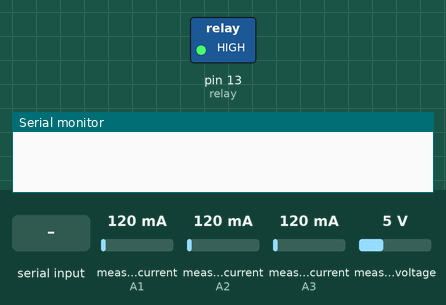
A sketch run on a simulated Arduino Uno, built with avr-gcc and run on an emulated ATmega328P. Shown: switched loads named in the sketch (green lamp = pin HIGH), the last lines printed to the serial monitor. The inputs (shaded band) are chosen by the test bench; at power-on: measured current (sensors on A1, A2, A3) 120 mA, measured voltage 5 V. The modem accepts every AT command (registered, SIM ready, sends succeed) and sends nothing else.

Above: at 0.1 s.
At 9.4 s:
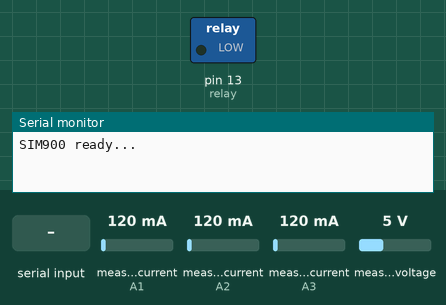
9.5 s: "kilos1  \n" received over the second serial link
12.0 s: "state" received over the second serial link
Timing chart, 0 to 15.0 s (numbered marks = the images above; inputs shaded):
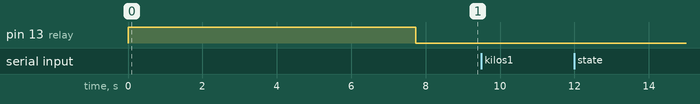

The sketch:

SMS.ino
```cpp
/*
* Complete Project Details http://randomnerdtutorials.com
*/

// Include Software Serial library to communicate with GSM
#include <SoftwareSerial.h>
#include <Time.h>

#include "EmonLib.h"             // Include Emon Library

#define idmeter 1;


EnergyMonitor emon1;             // Create an instance
EnergyMonitor emon2;             // Create an instance
EnergyMonitor emon3;
int emoncurrentPins[3] = { A1,A2,A3 };
//int emonvoltagepins[3]= { a4,a5,a0};
float realpower[3] = { 0,0,0 };
volatile float Irmstableau[4] = {0, 0,0,0 };
volatile float Vrmstableau[3] = { 0,0,0 };

volatile float kilos[3] = {0,0,0};
unsigned long startMillis;
unsigned long endMillis=0;
float Irms1;
float Irms2;
float Irms3;
// Configure software serial port
SoftwareSerial SIM900(8, 7);

// Variable to store text message
String textMessage;

// Create a variable to store Lamp state
String lampState = "HIGH";

//


// Relay connected to pin 12
const int relay = 13;

unsigned long previoustime = 0;
unsigned long currenttime = 0;

unsigned int interval = 60000;


int positionOFF = -1;
int positionON = -1;

void setup() {
	// Automatically turn on the shield

	// Set relay as OUTPUT
	pinMode(relay, OUTPUT);

	// By default the relay is off
	digitalWrite(relay, HIGH);

	// Initializing serial commmunication
	Serial.begin(9600);
	SIM900.begin(9600);

	// Give time to your GSM shield log on to network
	delay(7000);
	Serial.print("SIM900 ready...");

	// AT command to set SIM900 to SMS mode
	SIM900.print("AT+CMGF=1\r");
	//SIM900.println("AT+CMGF=1\r");
	delay(100);
	// Set module to send SMS data to serial out upon receipt
	//SIM900.print("AT+CNMI=2,2,0,0,0\r");
	SIM900.println("AT+CNMI=2,2,0,0,0\r");
	delay(100);

	digitalWrite(13, HIGH);
	delay(500);
	digitalWrite(13, LOW);
	delay(500);

	previoustime = millis();

	emon1.voltage(A4, 116.26, 1.7);  // Voltage: input pin, calibration, phase_shift
	emon1.current(emoncurrentPins[0], 29.1);       // Current: input pin, calibration.

	emon2.current(emoncurrentPins[1], 29.1);       // Current: input pin, calibration.

	emon3.current(emoncurrentPins[2], 29.1);       // Current: input pin, calibration.


	startMillis = millis();
}

void loop() {

		// reinitialisation de la position du mot clé


	readPhase();
	delay(50);


	if (SIM900.available()>0) {
		 positionOFF = -1;
		 positionON = -1;
		textMessage = SIM900.readString();
		textMessage.toLowerCase();
		Serial.print(textMessage);
		delay(10);

		positionON = textMessage.lastIndexOf("on");

		positionOFF = textMessage.lastIndexOf("off");

	}

	if (positionON>positionOFF && positionON >= 0) {
		// Turn on relay and save current state
		digitalWrite(relay, HIGH);
		lampState = "on";
		Serial.println("Relay set to ON");

		textMessage = "";
	}
	if (positionOFF>positionON && positionOFF >= 0) {
		// Turn off relay and save current state
		digitalWrite(relay, LOW);
		lampState = "off";
		Serial.println("Relay set to OFF");

		textMessage = "";
	}
	if (millis() - previoustime > interval) // condition d'envoi automatique si le délai a été dépassé
	{
		previoustime = millis();
		Sendinfodata();
		textMessage = "";


	}
	if (textMessage.indexOf("state") >= 0) { // conditions d'envoi lors de la reception d'un message STATE


		previoustime = millis();
		Sendinfodata();
		textMessage = "";
	}
}

void Sendinfodata()
{
	String message;
	int IDMETER = idmeter;
	// partie ID
	message.concat("IDmeter");
	message.concat(";");
	message.concat(IDMETER);
	message.concat(";");
	// partie kilos
	/*message.concat("NRJ1(kwh)");
	message.concat(";");
	message.concat(kilos[0]);
	message.concat(";");
	message.concat("NRJ2(kwh)");
	message.concat(";");
	message.concat(kilos[1]);
	message.concat(";");
	message.concat("NRJ3(kwh)");
	message.concat(";");
	message.concat(kilos[2]);
	message.concat(";");

	// partie courant instant et voltage instant
	message.concat("Irms1(A)");
	message.concat(";");
	message.concat(Irmstableau[0]);
	message.concat(";");
	message.concat("Irms2(A)");
	message.concat(";");
	message.concat(Irmstableau[1]);
	message.concat(";");
	message.concat("Irms3(A)");
	message.concat(";");
	message.concat(Irmstableau[2]);
	message.concat(";");
	message.concat("Vrms(V)");
	message.concat(";");
	message.concat(Vrmstableau[0]);
	message.concat(";");


	*/
	Serial.println("");
	Serial.println("Message sms");
	Serial.println(message);
	//Serial.println("valeur input");
	//Serial.println(analogRead(emoncurrentPins[0]));


	sendSMS(message);
	Serial.println("Meter state resquest");

}

void readPhase()      //Method to read information from CTs
{
	emon1.calcVI(20, 2000);         // Calculate all. No.of half wavelengths (crossings), time-out


									//emon1.serialprint();           // Print out all variables (realpower, apparent power, Vrms, Irms, power factor)
	Irms2 = emon2.calcIrms(1480);
	Irms3 = emon3.calcIrms(1480);         //
	Irms1 = emon1.calcIrms(1480);
	 realpower[0] = emon1.realPower;
	 realpower[1] = Irms2*emon1.Vrms;
	 realpower[2] = Irms3*emon1.Vrms;

	 Irmstableau[0] = emon1.Irms;
	 Irmstableau[1] = Irms2;
	 Irmstableau[2] = Irms3;
	 Irmstableau[3] = Irms1;

	 Vrmstableau[0] = emon1.Vrms;// approximation du meme voltage RmS sur les trois phases
	 Vrmstableau[1] = emon1.Vrms;
	 Vrmstableau[2] = emon1.Vrms;

	endMillis = millis();
	unsigned long time = (endMillis - startMillis);
	for (int i = 0; i <= 2; i++)
	{
		kilos[i] = kilos[i] + (realpower[i] * (time/3600 / 1000));    //Calculate kilowatt hours used

	}

	startMillis = millis();
	/*Serial.println("");
	Serial.println("valeur dans read phase");
	Serial.print(" ancienne IRMS2  ");
	Serial.println(Irms2);
	Serial.print("emon1 Irms   ");
	Serial.println(emon1.Irms);
	Serial.print("apparent power  emon   ");
	Serial.println(emon1.apparentPower);
	Serial.print("realpower2 ancienne ");
	Serial.println(realpower[1]);
	Serial.print("voltage emon  ");
	Serial.println(Vrmstableau[0]);

	Serial.print("verif real power emon  ");
	Serial.println(Irms1*emon1.Vrms);

	Serial.print("kilos1  ");
	Serial.println(kilos[0]);

	Serial.print("kilos2  ");
	Serial.println(kilos[1]);

	*/


}


// Function that sends SMS
void sendSMS(String message) {
	// AT command to set SIM900 to SMS mode
	SIM900.print("AT+CMGF=1\r");
	//SIM900.println("AT+CMGF=1\r");
	delay(100);

	// REPLACE THE X's WITH THE RECIPIENT'S MOBILE NUMBER
	// USE INTERNATIONAL FORMAT CODE FOR MOBILE NUMBERS
	SIM900.println("AT + CMGS = \"num\"");
	//SIM900.println("AT+CMGS=\"+num\"");
	delay(100);
	// Send the SMS
	SIM900.println(message);
	delay(100);

	// End AT command with a ^Z, ASCII code 26
	SIM900.println((char)26);
	delay(100);
	SIM900.println();
	// Give module time to send SMS
	delay(5000);
}
```
